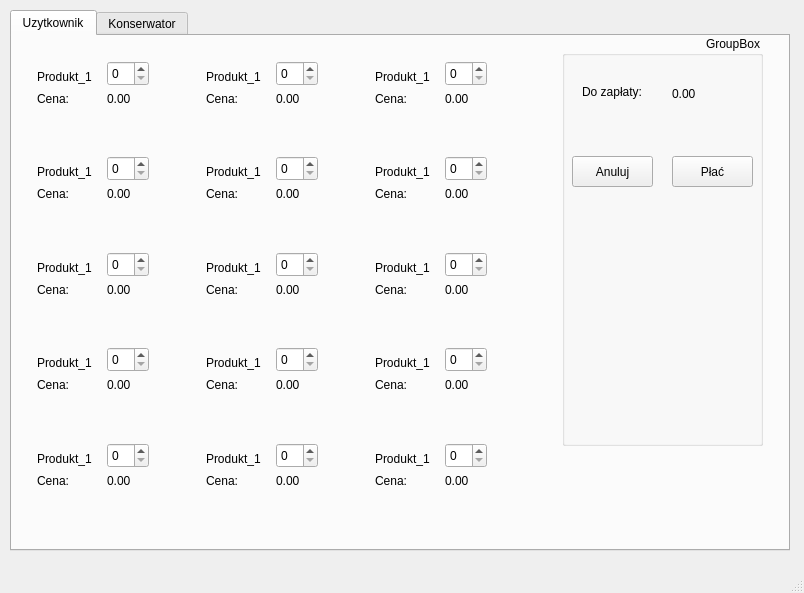
<?xml version="1.0" encoding="UTF-8"?>
<ui version="4.0">
 <class>MainWindow</class>
 <widget class="QMainWindow" name="MainWindow">
  <property name="geometry">
   <rect>
    <x>0</x>
    <y>0</y>
    <width>804</width>
    <height>593</height>
   </rect>
  </property>
  <property name="minimumSize">
   <size>
    <width>400</width>
    <height>300</height>
   </size>
  </property>
  <property name="windowTitle">
   <string>MainWindow</string>
  </property>
  <property name="dockOptions">
   <set>QMainWindow::AllowNestedDocks|QMainWindow::AllowTabbedDocks|QMainWindow::AnimatedDocks</set>
  </property>
  <property name="unifiedTitleAndToolBarOnMac">
   <bool>false</bool>
  </property>
  <widget class="QWidget" name="centralwidget">
   <property name="sizePolicy">
    <sizepolicy hsizetype="Preferred" vsizetype="Preferred">
     <horstretch>0</horstretch>
     <verstretch>0</verstretch>
    </sizepolicy>
   </property>
   <property name="contextMenuPolicy">
    <enum>Qt::NoContextMenu</enum>
   </property>
   <widget class="QTabWidget" name="tabWidget">
    <property name="geometry">
     <rect>
      <x>10</x>
      <y>10</y>
      <width>780</width>
      <height>541</height>
     </rect>
    </property>
    <property name="sizePolicy">
     <sizepolicy hsizetype="Expanding" vsizetype="Expanding">
      <horstretch>100</horstretch>
      <verstretch>0</verstretch>
     </sizepolicy>
    </property>
    <property name="currentIndex">
     <number>0</number>
    </property>
    <widget class="QWidget" name="StronaUzytkownika">
     <property name="sizePolicy">
      <sizepolicy hsizetype="Expanding" vsizetype="Expanding">
       <horstretch>0</horstretch>
       <verstretch>0</verstretch>
      </sizepolicy>
     </property>
     <attribute name="title">
      <string>Uzytkownik</string>
     </attribute>
     <widget class="QGroupBox" name="Panel">
      <property name="geometry">
       <rect>
        <x>550</x>
        <y>0</y>
        <width>201</width>
        <height>410</height>
       </rect>
      </property>
      <property name="sizePolicy">
       <sizepolicy hsizetype="Expanding" vsizetype="Expanding">
        <horstretch>0</horstretch>
        <verstretch>0</verstretch>
       </sizepolicy>
      </property>
      <property name="minimumSize">
       <size>
        <width>200</width>
        <height>200</height>
       </size>
      </property>
      <property name="layoutDirection">
       <enum>Qt::RightToLeft</enum>
      </property>
      <property name="title">
       <string>GroupBox</string>
      </property>
      <widget class="QLabel" name="label">
       <property name="geometry">
        <rect>
         <x>20</x>
         <y>40</y>
         <width>71</width>
         <height>31</height>
        </rect>
       </property>
       <property name="text">
        <string>Do zapłaty: </string>
       </property>
      </widget>
      <widget class="QPushButton" name="pushButton_2">
       <property name="geometry">
        <rect>
         <x>110</x>
         <y>120</y>
         <width>81</width>
         <height>31</height>
        </rect>
       </property>
       <property name="text">
        <string>Płać</string>
       </property>
      </widget>
      <widget class="QPushButton" name="pushButton">
       <property name="geometry">
        <rect>
         <x>10</x>
         <y>120</y>
         <width>81</width>
         <height>31</height>
        </rect>
       </property>
       <property name="text">
        <string>Anuluj</string>
       </property>
      </widget>
      <widget class="QLabel" name="label_45">
       <property name="geometry">
        <rect>
         <x>110</x>
         <y>50</y>
         <width>49</width>
         <height>16</height>
        </rect>
       </property>
       <property name="text">
        <string>0.00</string>
       </property>
      </widget>
     </widget>
     <widget class="QWidget" name="gridLayoutWidget">
      <property name="geometry">
       <rect>
        <x>20</x>
        <y>20</y>
        <width>511</width>
        <height>481</height>
       </rect>
      </property>
      <layout class="QGridLayout" name="gridLayout" rowstretch="0,0,0,0,0,0,0,0" rowminimumheight="0,0,0,0,0,0,0,0">
       <property name="sizeConstraint">
        <enum>QLayout::SetMinimumSize</enum>
       </property>
       <property name="leftMargin">
        <number>5</number>
       </property>
       <property name="topMargin">
        <number>5</number>
       </property>
       <property name="rightMargin">
        <number>5</number>
       </property>
       <property name="bottomMargin">
        <number>5</number>
       </property>
       <item row="2" column="1">
        <widget class="QWidget" name="Produkt_5" native="true">
         <property name="minimumSize">
          <size>
           <width>100</width>
           <height>35</height>
          </size>
         </property>
         <widget class="QLabel" name="Nazwa_18">
          <property name="geometry">
           <rect>
            <x>0</x>
            <y>0</y>
            <width>81</width>
            <height>31</height>
           </rect>
          </property>
          <property name="text">
           <string>Produkt_1</string>
          </property>
         </widget>
         <widget class="QSpinBox" name="ilosc_19">
          <property name="geometry">
           <rect>
            <x>70</x>
            <y>0</y>
            <width>42</width>
            <height>25</height>
           </rect>
          </property>
         </widget>
         <widget class="QLabel" name="Cena_19">
          <property name="geometry">
           <rect>
            <x>0</x>
            <y>30</y>
            <width>41</width>
            <height>16</height>
           </rect>
          </property>
          <property name="text">
           <string>Cena: </string>
          </property>
         </widget>
         <widget class="QLabel" name="label_38">
          <property name="geometry">
           <rect>
            <x>70</x>
            <y>30</y>
            <width>49</width>
            <height>16</height>
           </rect>
          </property>
          <property name="text">
           <string>0.00</string>
          </property>
         </widget>
        </widget>
       </item>
       <item row="4" column="1">
        <widget class="QWidget" name="Produkt11" native="true">
         <property name="minimumSize">
          <size>
           <width>100</width>
           <height>35</height>
          </size>
         </property>
         <widget class="QLabel" name="Nazwa_19">
          <property name="geometry">
           <rect>
            <x>0</x>
            <y>0</y>
            <width>81</width>
            <height>31</height>
           </rect>
          </property>
          <property name="text">
           <string>Produkt_1</string>
          </property>
         </widget>
         <widget class="QSpinBox" name="ilosc_20">
          <property name="geometry">
           <rect>
            <x>70</x>
            <y>0</y>
            <width>42</width>
            <height>25</height>
           </rect>
          </property>
         </widget>
         <widget class="QLabel" name="Cena_20">
          <property name="geometry">
           <rect>
            <x>0</x>
            <y>30</y>
            <width>41</width>
            <height>16</height>
           </rect>
          </property>
          <property name="text">
           <string>Cena: </string>
          </property>
         </widget>
         <widget class="QLabel" name="label_39">
          <property name="geometry">
           <rect>
            <x>70</x>
            <y>30</y>
            <width>49</width>
            <height>16</height>
           </rect>
          </property>
          <property name="text">
           <string>0.00</string>
          </property>
         </widget>
        </widget>
       </item>
       <item row="1" column="2">
        <widget class="QWidget" name="Produkt_3" native="true">
         <property name="minimumSize">
          <size>
           <width>100</width>
           <height>35</height>
          </size>
         </property>
         <widget class="QLabel" name="Nazwa_5">
          <property name="geometry">
           <rect>
            <x>0</x>
            <y>0</y>
            <width>81</width>
            <height>31</height>
           </rect>
          </property>
          <property name="text">
           <string>Produkt_1</string>
          </property>
         </widget>
         <widget class="QSpinBox" name="ilosc_6">
          <property name="geometry">
           <rect>
            <x>70</x>
            <y>0</y>
            <width>42</width>
            <height>25</height>
           </rect>
          </property>
         </widget>
         <widget class="QLabel" name="Cena_6">
          <property name="geometry">
           <rect>
            <x>0</x>
            <y>30</y>
            <width>41</width>
            <height>16</height>
           </rect>
          </property>
          <property name="text">
           <string>Cena: </string>
          </property>
         </widget>
         <widget class="QLabel" name="label_16">
          <property name="geometry">
           <rect>
            <x>70</x>
            <y>30</y>
            <width>49</width>
            <height>16</height>
           </rect>
          </property>
          <property name="text">
           <string>0.00</string>
          </property>
         </widget>
        </widget>
       </item>
       <item row="5" column="2">
        <widget class="QWidget" name="Produkt_15" native="true">
         <property name="minimumSize">
          <size>
           <width>100</width>
           <height>35</height>
          </size>
         </property>
         <widget class="QLabel" name="Nazwa_23">
          <property name="geometry">
           <rect>
            <x>0</x>
            <y>0</y>
            <width>81</width>
            <height>31</height>
           </rect>
          </property>
          <property name="text">
           <string>Produkt_1</string>
          </property>
         </widget>
         <widget class="QSpinBox" name="ilosc_24">
          <property name="geometry">
           <rect>
            <x>70</x>
            <y>0</y>
            <width>42</width>
            <height>25</height>
           </rect>
          </property>
         </widget>
         <widget class="QLabel" name="Cena_24">
          <property name="geometry">
           <rect>
            <x>0</x>
            <y>30</y>
            <width>41</width>
            <height>16</height>
           </rect>
          </property>
          <property name="text">
           <string>Cena: </string>
          </property>
         </widget>
         <widget class="QLabel" name="label_43">
          <property name="geometry">
           <rect>
            <x>70</x>
            <y>30</y>
            <width>49</width>
            <height>16</height>
           </rect>
          </property>
          <property name="text">
           <string>0.00</string>
          </property>
         </widget>
        </widget>
       </item>
       <item row="3" column="1">
        <widget class="QWidget" name="Produkt8" native="true">
         <property name="minimumSize">
          <size>
           <width>100</width>
           <height>35</height>
          </size>
         </property>
         <widget class="QLabel" name="Nazwa_8">
          <property name="geometry">
           <rect>
            <x>0</x>
            <y>0</y>
            <width>81</width>
            <height>31</height>
           </rect>
          </property>
          <property name="text">
           <string>Produkt_1</string>
          </property>
         </widget>
         <widget class="QSpinBox" name="ilosc_9">
          <property name="geometry">
           <rect>
            <x>70</x>
            <y>0</y>
            <width>42</width>
            <height>25</height>
           </rect>
          </property>
         </widget>
         <widget class="QLabel" name="Cena_9">
          <property name="geometry">
           <rect>
            <x>0</x>
            <y>30</y>
            <width>41</width>
            <height>16</height>
           </rect>
          </property>
          <property name="text">
           <string>Cena: </string>
          </property>
         </widget>
         <widget class="QLabel" name="label_19">
          <property name="geometry">
           <rect>
            <x>70</x>
            <y>30</y>
            <width>49</width>
            <height>16</height>
           </rect>
          </property>
          <property name="text">
           <string>0.00</string>
          </property>
         </widget>
        </widget>
       </item>
       <item row="5" column="0">
        <widget class="QWidget" name="Produkt13" native="true">
         <property name="minimumSize">
          <size>
           <width>100</width>
           <height>35</height>
          </size>
         </property>
         <widget class="QLabel" name="Nazwa_24">
          <property name="geometry">
           <rect>
            <x>0</x>
            <y>0</y>
            <width>81</width>
            <height>31</height>
           </rect>
          </property>
          <property name="text">
           <string>Produkt_1</string>
          </property>
         </widget>
         <widget class="QSpinBox" name="ilosc_25">
          <property name="geometry">
           <rect>
            <x>70</x>
            <y>0</y>
            <width>42</width>
            <height>25</height>
           </rect>
          </property>
         </widget>
         <widget class="QLabel" name="Cena_25">
          <property name="geometry">
           <rect>
            <x>0</x>
            <y>30</y>
            <width>41</width>
            <height>16</height>
           </rect>
          </property>
          <property name="text">
           <string>Cena: </string>
          </property>
         </widget>
         <widget class="QLabel" name="label_44">
          <property name="geometry">
           <rect>
            <x>70</x>
            <y>30</y>
            <width>49</width>
            <height>16</height>
           </rect>
          </property>
          <property name="text">
           <string>0.00</string>
          </property>
         </widget>
        </widget>
       </item>
       <item row="3" column="0">
        <widget class="QWidget" name="Produkt_7" native="true">
         <property name="minimumSize">
          <size>
           <width>100</width>
           <height>35</height>
          </size>
         </property>
         <widget class="QLabel" name="Nazwa_7">
          <property name="geometry">
           <rect>
            <x>0</x>
            <y>0</y>
            <width>81</width>
            <height>31</height>
           </rect>
          </property>
          <property name="text">
           <string>Produkt_1</string>
          </property>
         </widget>
         <widget class="QSpinBox" name="ilosc_8">
          <property name="geometry">
           <rect>
            <x>70</x>
            <y>0</y>
            <width>42</width>
            <height>25</height>
           </rect>
          </property>
         </widget>
         <widget class="QLabel" name="Cena_8">
          <property name="geometry">
           <rect>
            <x>0</x>
            <y>30</y>
            <width>41</width>
            <height>16</height>
           </rect>
          </property>
          <property name="text">
           <string>Cena: </string>
          </property>
         </widget>
         <widget class="QLabel" name="label_18">
          <property name="geometry">
           <rect>
            <x>70</x>
            <y>30</y>
            <width>49</width>
            <height>16</height>
           </rect>
          </property>
          <property name="text">
           <string>0.00</string>
          </property>
         </widget>
        </widget>
       </item>
       <item row="4" column="0">
        <widget class="QWidget" name="Produkt10" native="true">
         <property name="minimumSize">
          <size>
           <width>100</width>
           <height>35</height>
          </size>
         </property>
         <widget class="QLabel" name="Nazwa_21">
          <property name="geometry">
           <rect>
            <x>0</x>
            <y>0</y>
            <width>81</width>
            <height>31</height>
           </rect>
          </property>
          <property name="text">
           <string>Produkt_1</string>
          </property>
         </widget>
         <widget class="QSpinBox" name="ilosc_22">
          <property name="geometry">
           <rect>
            <x>70</x>
            <y>0</y>
            <width>42</width>
            <height>25</height>
           </rect>
          </property>
         </widget>
         <widget class="QLabel" name="Cena_22">
          <property name="geometry">
           <rect>
            <x>0</x>
            <y>30</y>
            <width>41</width>
            <height>16</height>
           </rect>
          </property>
          <property name="text">
           <string>Cena: </string>
          </property>
         </widget>
         <widget class="QLabel" name="label_41">
          <property name="geometry">
           <rect>
            <x>70</x>
            <y>30</y>
            <width>49</width>
            <height>16</height>
           </rect>
          </property>
          <property name="text">
           <string>0.00</string>
          </property>
         </widget>
        </widget>
       </item>
       <item row="3" column="2">
        <widget class="QWidget" name="Produkt9" native="true">
         <property name="minimumSize">
          <size>
           <width>100</width>
           <height>35</height>
          </size>
         </property>
         <widget class="QLabel" name="Nazwa_9">
          <property name="geometry">
           <rect>
            <x>0</x>
            <y>0</y>
            <width>81</width>
            <height>31</height>
           </rect>
          </property>
          <property name="text">
           <string>Produkt_1</string>
          </property>
         </widget>
         <widget class="QSpinBox" name="ilosc_10">
          <property name="geometry">
           <rect>
            <x>70</x>
            <y>0</y>
            <width>42</width>
            <height>25</height>
           </rect>
          </property>
         </widget>
         <widget class="QLabel" name="Cena_10">
          <property name="geometry">
           <rect>
            <x>0</x>
            <y>30</y>
            <width>41</width>
            <height>16</height>
           </rect>
          </property>
          <property name="text">
           <string>Cena: </string>
          </property>
         </widget>
         <widget class="QLabel" name="label_20">
          <property name="geometry">
           <rect>
            <x>70</x>
            <y>30</y>
            <width>49</width>
            <height>16</height>
           </rect>
          </property>
          <property name="text">
           <string>0.00</string>
          </property>
         </widget>
        </widget>
       </item>
       <item row="5" column="1">
        <widget class="QWidget" name="Produkt14" native="true">
         <property name="minimumSize">
          <size>
           <width>100</width>
           <height>35</height>
          </size>
         </property>
         <widget class="QLabel" name="Nazwa_22">
          <property name="geometry">
           <rect>
            <x>0</x>
            <y>0</y>
            <width>81</width>
            <height>31</height>
           </rect>
          </property>
          <property name="text">
           <string>Produkt_1</string>
          </property>
         </widget>
         <widget class="QSpinBox" name="ilosc_23">
          <property name="geometry">
           <rect>
            <x>70</x>
            <y>0</y>
            <width>42</width>
            <height>25</height>
           </rect>
          </property>
         </widget>
         <widget class="QLabel" name="Cena_23">
          <property name="geometry">
           <rect>
            <x>0</x>
            <y>30</y>
            <width>41</width>
            <height>16</height>
           </rect>
          </property>
          <property name="text">
           <string>Cena: </string>
          </property>
         </widget>
         <widget class="QLabel" name="label_42">
          <property name="geometry">
           <rect>
            <x>70</x>
            <y>30</y>
            <width>49</width>
            <height>16</height>
           </rect>
          </property>
          <property name="text">
           <string>0.00</string>
          </property>
         </widget>
        </widget>
       </item>
       <item row="2" column="0">
        <widget class="QWidget" name="Produkt_4" native="true">
         <property name="minimumSize">
          <size>
           <width>100</width>
           <height>35</height>
          </size>
         </property>
         <widget class="QLabel" name="Nazwa_16">
          <property name="geometry">
           <rect>
            <x>0</x>
            <y>0</y>
            <width>81</width>
            <height>31</height>
           </rect>
          </property>
          <property name="text">
           <string>Produkt_1</string>
          </property>
         </widget>
         <widget class="QSpinBox" name="ilosc_17">
          <property name="geometry">
           <rect>
            <x>70</x>
            <y>0</y>
            <width>42</width>
            <height>25</height>
           </rect>
          </property>
         </widget>
         <widget class="QLabel" name="Cena_17">
          <property name="geometry">
           <rect>
            <x>0</x>
            <y>30</y>
            <width>41</width>
            <height>16</height>
           </rect>
          </property>
          <property name="text">
           <string>Cena: </string>
          </property>
         </widget>
         <widget class="QLabel" name="label_36">
          <property name="geometry">
           <rect>
            <x>70</x>
            <y>30</y>
            <width>49</width>
            <height>16</height>
           </rect>
          </property>
          <property name="text">
           <string>0.00</string>
          </property>
         </widget>
        </widget>
       </item>
       <item row="1" column="1">
        <widget class="QWidget" name="Produkt_2" native="true">
         <property name="minimumSize">
          <size>
           <width>100</width>
           <height>35</height>
          </size>
         </property>
         <widget class="QLabel" name="Nazwa_4">
          <property name="geometry">
           <rect>
            <x>0</x>
            <y>0</y>
            <width>81</width>
            <height>31</height>
           </rect>
          </property>
          <property name="text">
           <string>Produkt_1</string>
          </property>
         </widget>
         <widget class="QSpinBox" name="ilosc_5">
          <property name="geometry">
           <rect>
            <x>70</x>
            <y>0</y>
            <width>42</width>
            <height>25</height>
           </rect>
          </property>
         </widget>
         <widget class="QLabel" name="Cena_5">
          <property name="geometry">
           <rect>
            <x>0</x>
            <y>30</y>
            <width>41</width>
            <height>16</height>
           </rect>
          </property>
          <property name="text">
           <string>Cena: </string>
          </property>
         </widget>
         <widget class="QLabel" name="label_15">
          <property name="geometry">
           <rect>
            <x>70</x>
            <y>30</y>
            <width>49</width>
            <height>16</height>
           </rect>
          </property>
          <property name="text">
           <string>0.00</string>
          </property>
         </widget>
        </widget>
       </item>
       <item row="2" column="2">
        <widget class="QWidget" name="Produkt_6" native="true">
         <property name="minimumSize">
          <size>
           <width>100</width>
           <height>35</height>
          </size>
         </property>
         <widget class="QLabel" name="Nazwa_17">
          <property name="geometry">
           <rect>
            <x>0</x>
            <y>0</y>
            <width>81</width>
            <height>31</height>
           </rect>
          </property>
          <property name="text">
           <string>Produkt_1</string>
          </property>
         </widget>
         <widget class="QSpinBox" name="ilosc_18">
          <property name="geometry">
           <rect>
            <x>70</x>
            <y>0</y>
            <width>42</width>
            <height>25</height>
           </rect>
          </property>
         </widget>
         <widget class="QLabel" name="Cena_18">
          <property name="geometry">
           <rect>
            <x>0</x>
            <y>30</y>
            <width>41</width>
            <height>16</height>
           </rect>
          </property>
          <property name="text">
           <string>Cena: </string>
          </property>
         </widget>
         <widget class="QLabel" name="label_37">
          <property name="geometry">
           <rect>
            <x>70</x>
            <y>30</y>
            <width>49</width>
            <height>16</height>
           </rect>
          </property>
          <property name="text">
           <string>0.00</string>
          </property>
         </widget>
        </widget>
       </item>
       <item row="1" column="0">
        <widget class="QWidget" name="Produkt_1" native="true">
         <property name="minimumSize">
          <size>
           <width>100</width>
           <height>35</height>
          </size>
         </property>
         <widget class="QLabel" name="Nazwa_3">
          <property name="geometry">
           <rect>
            <x>0</x>
            <y>0</y>
            <width>81</width>
            <height>31</height>
           </rect>
          </property>
          <property name="text">
           <string>Produkt_1</string>
          </property>
         </widget>
         <widget class="QSpinBox" name="ilosc_4">
          <property name="geometry">
           <rect>
            <x>70</x>
            <y>0</y>
            <width>42</width>
            <height>25</height>
           </rect>
          </property>
         </widget>
         <widget class="QLabel" name="Cena_4">
          <property name="geometry">
           <rect>
            <x>0</x>
            <y>30</y>
            <width>41</width>
            <height>16</height>
           </rect>
          </property>
          <property name="text">
           <string>Cena: </string>
          </property>
         </widget>
         <widget class="QLabel" name="label_14">
          <property name="geometry">
           <rect>
            <x>70</x>
            <y>30</y>
            <width>49</width>
            <height>16</height>
           </rect>
          </property>
          <property name="text">
           <string>0.00</string>
          </property>
         </widget>
        </widget>
       </item>
       <item row="4" column="2">
        <widget class="QWidget" name="Produkt12" native="true">
         <property name="minimumSize">
          <size>
           <width>100</width>
           <height>35</height>
          </size>
         </property>
         <widget class="QLabel" name="Nazwa_20">
          <property name="geometry">
           <rect>
            <x>0</x>
            <y>0</y>
            <width>81</width>
            <height>31</height>
           </rect>
          </property>
          <property name="text">
           <string>Produkt_1</string>
          </property>
         </widget>
         <widget class="QSpinBox" name="ilosc_21">
          <property name="geometry">
           <rect>
            <x>70</x>
            <y>0</y>
            <width>42</width>
            <height>25</height>
           </rect>
          </property>
         </widget>
         <widget class="QLabel" name="Cena_21">
          <property name="geometry">
           <rect>
            <x>0</x>
            <y>30</y>
            <width>41</width>
            <height>16</height>
           </rect>
          </property>
          <property name="text">
           <string>Cena: </string>
          </property>
         </widget>
         <widget class="QLabel" name="label_40">
          <property name="geometry">
           <rect>
            <x>70</x>
            <y>30</y>
            <width>49</width>
            <height>16</height>
           </rect>
          </property>
          <property name="text">
           <string>0.00</string>
          </property>
         </widget>
        </widget>
       </item>
      </layout>
     </widget>
    </widget>
    <widget class="QWidget" name="StronaKonserwatora">
     <attribute name="title">
      <string>Konserwator</string>
     </attribute>
     <widget class="QWidget" name="gridLayoutWidget_2">
      <property name="geometry">
       <rect>
        <x>20</x>
        <y>40</y>
        <width>181</width>
        <height>241</height>
       </rect>
      </property>
      <layout class="QGridLayout" name="gridLayout_2">
       <item row="0" column="0">
        <widget class="QFrame" name="frame_2">
         <property name="enabled">
          <bool>true</bool>
         </property>
         <property name="frameShape">
          <enum>QFrame::StyledPanel</enum>
         </property>
         <property name="frameShadow">
          <enum>QFrame::Raised</enum>
         </property>
         <widget class="QGroupBox" name="KProdukt_2">
          <property name="geometry">
           <rect>
            <x>0</x>
            <y>10</y>
            <width>179</width>
            <height>151</height>
           </rect>
          </property>
          <property name="maximumSize">
           <size>
            <width>179</width>
            <height>239</height>
           </size>
          </property>
          <widget class="QSpinBox" name="ilosc_2">
           <property name="geometry">
            <rect>
             <x>120</x>
             <y>60</y>
             <width>42</width>
             <height>25</height>
            </rect>
           </property>
          </widget>
          <widget class="QLabel" name="Cena_2">
           <property name="geometry">
            <rect>
             <x>10</x>
             <y>110</y>
             <width>41</width>
             <height>16</height>
            </rect>
           </property>
           <property name="text">
            <string>Cena: </string>
           </property>
          </widget>
          <widget class="QTextEdit" name="textEdit">
           <property name="geometry">
            <rect>
             <x>10</x>
             <y>50</y>
             <width>91</width>
             <height>31</height>
            </rect>
           </property>
           <property name="html">
            <string>&lt;!DOCTYPE HTML PUBLIC &quot;-//W3C//DTD HTML 4.0//EN&quot; &quot;http://www.w3.org/TR/REC-html40/strict.dtd&quot;&gt;
&lt;html&gt;&lt;head&gt;&lt;meta name=&quot;qrichtext&quot; content=&quot;1&quot; /&gt;&lt;meta charset=&quot;utf-8&quot; /&gt;&lt;style type=&quot;text/css&quot;&gt;
p, li { white-space: pre-wrap; }
hr { height: 1px; border-width: 0; }
li.unchecked::marker { content: &quot;\2610&quot;; }
li.checked::marker { content: &quot;\2612&quot;; }
&lt;/style&gt;&lt;/head&gt;&lt;body style=&quot; font-family:'Segoe UI'; font-size:9pt; font-weight:400; font-style:normal;&quot;&gt;
&lt;p style=&quot; margin-top:0px; margin-bottom:0px; margin-left:0px; margin-right:0px; -qt-block-indent:0; text-indent:0px;&quot;&gt;Produkt_1&lt;/p&gt;&lt;/body&gt;&lt;/html&gt;</string>
           </property>
          </widget>
          <widget class="QPlainTextEdit" name="plainTextEdit">
           <property name="geometry">
            <rect>
             <x>70</x>
             <y>100</y>
             <width>104</width>
             <height>31</height>
            </rect>
           </property>
          </widget>
         </widget>
        </widget>
       </item>
      </layout>
     </widget>
     <widget class="QGroupBox" name="Panel_2">
      <property name="geometry">
       <rect>
        <x>550</x>
        <y>0</y>
        <width>211</width>
        <height>501</height>
       </rect>
      </property>
      <property name="title">
       <string>GroupBox</string>
      </property>
      <widget class="QLabel" name="label_2">
       <property name="geometry">
        <rect>
         <x>40</x>
         <y>30</y>
         <width>121</width>
         <height>31</height>
        </rect>
       </property>
       <property name="text">
        <string>Monety w automacie</string>
       </property>
      </widget>
      <widget class="QToolButton" name="OK">
       <property name="geometry">
        <rect>
         <x>50</x>
         <y>370</y>
         <width>111</width>
         <height>31</height>
        </rect>
       </property>
       <property name="text">
        <string>OK</string>
       </property>
      </widget>
      <widget class="QWidget" name="formLayoutWidget">
       <property name="geometry">
        <rect>
         <x>9</x>
         <y>82</y>
         <width>191</width>
         <height>283</height>
        </rect>
       </property>
       <layout class="QFormLayout" name="formLayout">
        <property name="leftMargin">
         <number>10</number>
        </property>
        <property name="topMargin">
         <number>5</number>
        </property>
        <property name="rightMargin">
         <number>10</number>
        </property>
        <property name="bottomMargin">
         <number>5</number>
        </property>
        <item row="0" column="1">
         <widget class="QSpinBox" name="spinBox"/>
        </item>
        <item row="0" column="0">
         <widget class="QLabel" name="label_3">
          <property name="text">
           <string>&lt;html&gt;&lt;head/&gt;&lt;body&gt;&lt;p&gt;	0.01&lt;/p&gt;&lt;/body&gt;&lt;/html&gt;</string>
          </property>
         </widget>
        </item>
        <item row="1" column="0">
         <widget class="QLabel" name="label_4">
          <property name="text">
           <string>&lt;html&gt;&lt;head/&gt;&lt;body&gt;&lt;p&gt;0.02&lt;/p&gt;&lt;/body&gt;&lt;/html&gt;</string>
          </property>
         </widget>
        </item>
        <item row="1" column="1">
         <widget class="QSpinBox" name="spinBox_2"/>
        </item>
        <item row="2" column="1">
         <widget class="QSpinBox" name="spinBox_3"/>
        </item>
        <item row="3" column="1">
         <widget class="QSpinBox" name="spinBox_4"/>
        </item>
        <item row="4" column="1">
         <widget class="QSpinBox" name="spinBox_5"/>
        </item>
        <item row="2" column="0">
         <widget class="QLabel" name="label_5">
          <property name="text">
           <string>&lt;html&gt;&lt;head/&gt;&lt;body&gt;&lt;p&gt;0.05&lt;/p&gt;&lt;/body&gt;&lt;/html&gt;</string>
          </property>
         </widget>
        </item>
        <item row="3" column="0">
         <widget class="QLabel" name="label_6">
          <property name="text">
           <string>&lt;html&gt;&lt;head/&gt;&lt;body&gt;&lt;p&gt;0.10&lt;/p&gt;&lt;/body&gt;&lt;/html&gt;</string>
          </property>
         </widget>
        </item>
        <item row="4" column="0">
         <widget class="QLabel" name="label_7">
          <property name="text">
           <string>&lt;html&gt;&lt;head/&gt;&lt;body&gt;&lt;p&gt;0.20&lt;/p&gt;&lt;/body&gt;&lt;/html&gt;</string>
          </property>
         </widget>
        </item>
        <item row="5" column="0">
         <widget class="QLabel" name="label_8">
          <property name="text">
           <string>&lt;html&gt;&lt;head/&gt;&lt;body&gt;&lt;p&gt;0.50&lt;/p&gt;&lt;/body&gt;&lt;/html&gt;</string>
          </property>
         </widget>
        </item>
        <item row="5" column="1">
         <widget class="QSpinBox" name="spinBox_6"/>
        </item>
        <item row="6" column="0">
         <widget class="QLabel" name="label_9">
          <property name="text">
           <string>&lt;html&gt;&lt;head/&gt;&lt;body&gt;&lt;p&gt;1.00&lt;/p&gt;&lt;/body&gt;&lt;/html&gt;</string>
          </property>
         </widget>
        </item>
        <item row="7" column="0">
         <widget class="QLabel" name="label_10">
          <property name="text">
           <string>&lt;html&gt;&lt;head/&gt;&lt;body&gt;&lt;p&gt;2.00&lt;/p&gt;&lt;/body&gt;&lt;/html&gt;</string>
          </property>
         </widget>
        </item>
        <item row="8" column="0">
         <widget class="QLabel" name="label_11">
          <property name="text">
           <string>&lt;html&gt;&lt;head/&gt;&lt;body&gt;&lt;p&gt;5.00&lt;/p&gt;&lt;/body&gt;&lt;/html&gt;</string>
          </property>
         </widget>
        </item>
        <item row="6" column="1">
         <widget class="QSpinBox" name="spinBox_7"/>
        </item>
        <item row="7" column="1">
         <widget class="QSpinBox" name="spinBox_8"/>
        </item>
        <item row="8" column="1">
         <widget class="QSpinBox" name="spinBox_9"/>
        </item>
       </layout>
      </widget>
      <zorder>label_2</zorder>
      <zorder>formLayoutWidget</zorder>
      <zorder>OK</zorder>
     </widget>
    </widget>
   </widget>
  </widget>
  <widget class="QMenuBar" name="menubar">
   <property name="enabled">
    <bool>false</bool>
   </property>
   <property name="geometry">
    <rect>
     <x>0</x>
     <y>0</y>
     <width>804</width>
     <height>21</height>
    </rect>
   </property>
  </widget>
  <widget class="QStatusBar" name="statusbar">
   <property name="enabled">
    <bool>false</bool>
   </property>
  </widget>
 </widget>
 <resources/>
 <connections/>
</ui>
